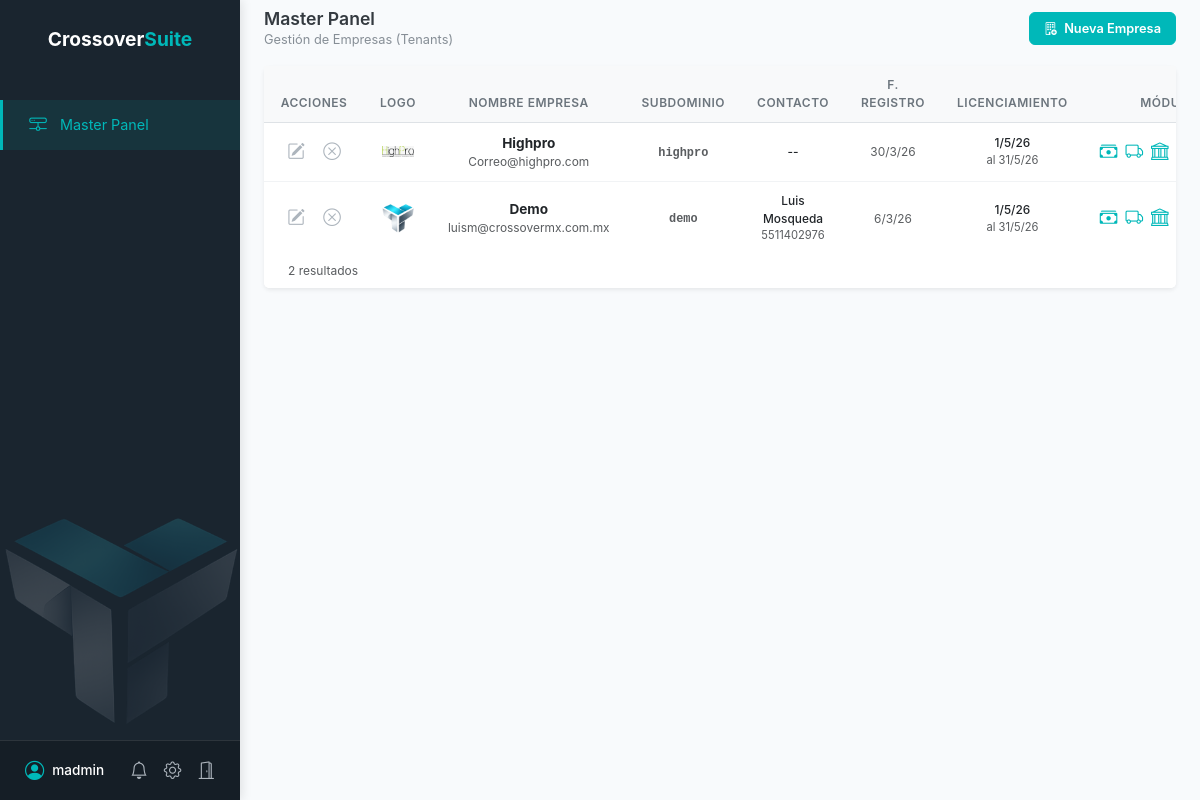
The page /panel/ (signed in) on the database its author committed.
### panel/models.py (models this page shows, shortened)
class Empresa(models.Model):
    nombre = models.CharField(max_length=150, verbose_name="Nombre de la Empresa")
    subdominio = models.SlugField(max_length=100, unique=True, verbose_name="Subdominio (URL)", help_text="Ej: mizona.crossoversuite.com")
    usuario_admin = models.CharField(max_length=50, verbose_name="Usuario Admin de la Empresa")
    correo_contacto = models.EmailField(verbose_name="Correo de contacto")
    nombre_contacto = models.CharField(max_length=150, blank=True, null=True, verbose_name="Nombre de contacto")
    telefono_contacto = models.CharField(max_length=20, blank=True, null=True, verbose_name="Teléfono de contacto")
    logo = models.ImageField(upload_to='logos/', blank=True, null=True, verbose_name="Logo de la empresa")
    calle = models.CharField(max_length=200, blank=True, null=True, verbose_name="Calle")
    numero = models.CharField(max_length=50, blank=True, null=True, verbose_name="Número")
    colonia = models.CharField(max_length=150, blank=True, null=True, verbose_name="Colonia")
    estado = models.CharField(max_length=100, blank=True, null=True, verbose_name="Estado")
    cp = models.CharField(max_length=10, blank=True, null=True, verbose_name="Código Postal")
    fecha_alta = models.DateTimeField(auto_now_add=True, verbose_name="Fecha de alta")
    activa = models.BooleanField(default=True, verbose_name="Empresa Activa")
    modulo_ventas = models.BooleanField(default=True, verbose_name="Módulo Ventas")
    modulo_compras = models.BooleanField(default=True, verbose_name="Módulo Compras")
    modulo_tesoreria = models.BooleanField(default=True, verbose_name="Módulo Tesorería")
    modulo_produccion = models.BooleanField(default=True, verbose_name="Módulo Producción")
    modulo_inventarios = models.BooleanField(default=True, verbose_name="Módulo Inventarios")
    modulo_recursos_humanos = models.BooleanField(default=True, verbose_name="Módulo Recursos Humanos")
    fecha_inicio_licencia = models.DateField(null=True, blank=True, verbose_name="Inicio de Licencia")
    fecha_vencimiento_licencia = models.DateField(null=True, blank=True, verbose_name="Vencimiento de Licencia")
    class Meta:
        verbose_name = "Empresa (Tenant)"
        verbose_name_plural = "Empresas (Tenants)"

### panel/views.py (the view)
# urls.py: path('', views.dashboard_panel, name='dashboard_panel'),
@login_required(login_url='/login/')
@user_passes_test(check_master_admin, login_url='/inventario/')
def dashboard_panel(request):
    from datetime import date
    import calendar
    empresas = Empresa.objects.all().order_by('-fecha_alta')
    today = date.today()
    for emp in empresas:
        if emp.fecha_vencimiento_licencia and today > emp.fecha_vencimiento_licencia:
            while today > emp.fecha_vencimiento_licencia:
                old_vence = emp.fecha_vencimiento_licencia
                emp.fecha_inicio_licencia = old_vence
                year = old_vence.year
                month = old_vence.month + 1
                if month > 12:
                    month = 1
                    year += 1
                day = old_vence.day
                last_day = calendar.monthrange(year, month)[1]
                if day > last_day:
                    day = last_day
                emp.fecha_vencimiento_licencia = date(year, month, day)
                emp.save()
    contexto = {
        'empresas': empresas
    }
    return render(request, 'panel/dashboard_panel.html', contexto)

### panel/views.py (called while the page is built)
def check_master_admin(user):
    return user.username == 'madmin@crossoversuite'

### preferencias/permissions.py (called while the page is built, shortened)
def get_empresa_actual(request):
    username = request.user.username
    if '@' in username:
        subdominio = username.split('@')[1]
        try:
            return Empresa.objects.get(subdominio=subdominio)
        except Empresa.DoesNotExist:
            return None
    return None

def user_has_module_permission(request, modulo, accion):
    user = request.user
    if not user.is_authenticated:
        return False
    empresa = get_empresa_actual(request)
    if not empresa:
        return user.is_superuser

def user_has_sales_permission(request, submodulo, accion):
    user = request.user
    if not user.is_authenticated:
        return False
    empresa = get_empresa_actual(request)
    if not empresa:
        return user.is_superuser

def user_has_purchase_permission(request, submodulo, accion):
    user = request.user
    if not user.is_authenticated:
        return False
    empresa = get_empresa_actual(request)
    if not empresa:
        return user.is_superuser

def get_granular_purchase_permissions(request):
    perms = {}
    for submodulo, acciones in PURCHASES_PERMISSION_MATRIX.items():
        perms[submodulo] = {accion: user_has_purchase_permission(request, submodulo, accion) for accion in acciones}
    return perms

def user_has_production_permission(request, submodulo, accion):
    user = request.user
    if not user.is_authenticated:
        return False
    empresa = get_empresa_actual(request)
    if not empresa:
        return user.is_superuser

def get_granular_production_permissions(request):
    perms = {}
    for submodulo, acciones in PRODUCTION_PERMISSION_MATRIX.items():
        perms[submodulo] = {accion: user_has_production_permission(request, submodulo, accion) for accion in acciones}
    return perms

def user_has_inventory_permission(request, submodulo, accion):
    user = request.user
    if not user.is_authenticated:
        return False
    empresa = get_empresa_actual(request)
    if not empresa:
        return user.is_superuser

def get_granular_inventory_permissions(request):
    perms = {}
    for submodulo, acciones in INVENTORY_PERMISSION_MATRIX.items():
        perms[submodulo] = {accion: user_has_inventory_permission(request, submodulo, accion) for accion in acciones}
    return perms

### templates/panel/dashboard_panel.html (shortened to what this page needs)
{% extends 'base.html' %}
{% block content %}
<div class="container-fluid py-2 px-4">
    <div class="d-flex flex-column flex-md-row justify-content-between align-items-md-center gap-3 mb-3">
        <div>
            <h4 class="section-title mb-0">Master Panel</h4>
            <span class="section-subtitle">Gestión de Empresas (Tenants)</span>
        </div>
        <div class="d-flex align-items-center gap-2">
            <button class="btn btn-brand text-white btn-pro"
                    data-bs-toggle="modal"
                    data-bs-target="#modalCrearEmpresa"
                    onclick="resetModalEmpresa()">
                <i class="bi bi-building-add me-1"></i> Nueva Empresa
            </button>
        </div>
    </div>
    <div class="card border-0 shadow-sm">
        <div class="card-body p-0">
            <div class="table-responsive">
                <table class="table table-pro mb-0">
                    <thead>
                        <tr>
                            <th class="text-center" style="width: 80px;">Acciones</th>
                            <th class="text-center" style="width: 60px;">Logo</th>
                            <th class="text-center">Nombre Empresa</th>
                            <th class="text-center">Subdominio</th>
                            <th class="text-center">Contacto</th>
                            <th class="text-center">F. Registro</th>
                            <th class="text-center">Licenciamiento</th>
                            <th class="text-center">Módulos</th>
                        </tr>
                    </thead>
                    <tbody>
                        {% for emp in empresas %}
                        <tr>
                            <td class="text-center">
                                <div class="d-flex justify-content-center gap-1">
                                    <span onclick="cargarEmpresaEdicion({{ emp.id }}); return false;" class="icon-action" title="Editar Empresa">
                                        <i class="bi bi-pencil-square"></i>
                                    </span>
                                    <span onclick="eliminarEmpresa({{ emp.id }}, '{{ emp.nombre }}')" class="icon-action delete-icon" title="Eliminar Empresa">
                                        <i class="bi bi-x-circle"></i>
                                    </span>
                                </div>
                            </td>
                            <td class="text-center">
                                {% if emp.logo %}
                                    <img src="{{ emp.logo.url }}" alt="Logo" style="width: 32px; height: 32px; object-fit: contain; border-radius: 4px;">
                                {% else %}
                                    <div class="bg-light d-flex align-items-center justify-content-center mx-auto" style="width: 32px; height: 32px; border-radius: 4px;">
                                        <i class="bi bi-image text-muted" style="font-size: 0.8rem;"></i>
                                    </div>
                                {% endif %}
                            </td>
                            <td class="text-center">
                                <div class="fw-bold text-dark">{{ emp.nombre }}</div>
                                <div class="text-muted small">{{ emp.correo_contacto }}</div>
                            </td>
                            <td class="text-center">
                                <span class="text-muted small text-primary font-monospace fw-bold">{{ emp.subdominio }}</span>
                            </td>
                            <td class="text-center">
                                <div class="text-dark small fw-medium">{{ emp.nombre_contacto|default:"--" }}</div>
                                <div class="text-muted small" style="font-size: 0.7rem;">{{ emp.telefono_contacto|default:"" }}</div>
                            </td>
                            <td class="text-center">
                                <span class="text-muted small">{{ emp.fecha_alta|date:"j/n/y" }}</span>
                            </td>
                            <td class="text-center">
                                <div class="text-dark small fw-medium">
                                    {{ emp.fecha_inicio_licencia|date:"j/n/y"|default:"--" }}
                                </div>
                                <div class="text-muted small" style="font-size: 0.7rem;">
                                    al {{ emp.fecha_vencimiento_licencia|date:"j/n/y"|default:"--" }}
                                </div>
                            </td>
                            <td class="text-center">
                                <div class="d-flex justify-content-center gap-2" style="font-size: 1.1rem;">
                                    <i class="bi bi-cash-stack" title="Ventas" style="color: {% if emp.modulo_ventas %}#00b8b9{% else %}#dee2e6{% endif %};"></i>
                                    <i class="bi bi-truck" title="Compras" style="color: {% if emp.modulo_compras %}#00b8b9{% else %}#dee2e6{% endif %};"></i>
                                    <i class="bi bi-bank" title="Tesorería" style="color: {% if emp.modulo_tesoreria %}#00b8b9{% else %}#dee2e6{% endif %};"></i>
                                </div>
                            </td>
                        </tr>
                        {% endfor %}
                    </tbody>
                </table>
            </div>
        </div>
        <div class="card-footer bg-white border-0 py-2 px-4 d-flex justify-content-between align-items-center">
            <span class="text-muted small" style="font-size: 0.75rem;">{{ empresas|length}} resultados</span>
        </div>
    </div>
</div>
{% endblock %}

### static/css/global.css (style rules this page uses)
body { font-family: 'Inter', 'Segoe UI', system-ui, -apple-system, sans-serif; font-size: 0.85rem; color: #495057; background-color: #f8f9fa; }
.section-title { font-size: 1.1rem; font-weight: 600; color: #343a40; margin-bottom: 2px; }
.section-subtitle { font-size: 0.8rem; color: #868e96; font-weight: 400; }
.btn-pro { padding: 6px 14px; font-size: 0.8rem; border-radius: 6px; font-weight: 500; box-shadow: none !important; transition: all 0.2s ease; }
.btn-brand { background-color: #00b8b9 !important; border-color: #00b8b9 !important; color: #ffffff !important; font-weight: 600; }
.table-pro thead th { font-size: 0.75rem; font-weight: 600; text-transform: uppercase; letter-spacing: 0.5px; color: #6c757d; border-bottom: 1px solid #dee2e6; padding: 10px 16px; background-color: #f8f9fa; }
.table-pro tbody td { vertical-align: middle; padding: 10px 16px; border-bottom: 1px solid #f1f3f5; color: #212529; font-size: 0.85rem; }
.table-pro tbody tr:last-child td { border-bottom: none; }

### templates/panel/dashboard_panel.html (style rules this page uses)
.icon-action { color: #adb5bd; font-size: 1.1rem; cursor: pointer; transition: all 0.2s ease; display: inline-flex; align-items: center; justify-content: center; width: 32px; height: 32px; border-radius: 6px; text-decoration: none !important; }

### rows shown on the page
Empresa: logo (picture), nombre "Highpro", correo_contacto "Correo@highpro.com", subdominio "highpro", nombre_contacto "--", fecha_alta "30/3/26", fecha_inicio_licencia "1/5/26", fecha_vencimiento_licencia "31/5/26", modulo_ventas True (drawn), modulo_compras True (drawn), modulo_tesoreria True (drawn)
Empresa: logo (picture), nombre "Demo", correo_contacto "luism@crossovermx.com.mx", subdominio "demo", nombre_contacto "Luis Mosqueda", telefono_contacto "5511402976", fecha_alta "6/3/26", fecha_inicio_licencia "1/5/26", fecha_vencimiento_licencia "31/5/26", modulo_ventas True (drawn), modulo_compras True (drawn), modulo_tesoreria True (drawn)

### other values the page prints
{{ empresas|length }} "2"
